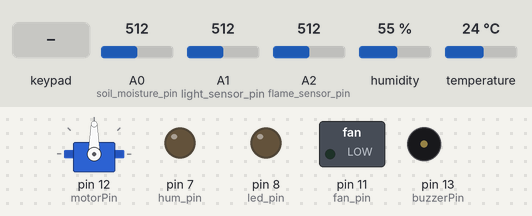
Bench run of a sketch on a simulated Arduino Uno, built with avr-gcc and run on an emulated ATmega328P. On the bench: servo, switched loads named in the sketch (green lamp = pin HIGH), output pins drawn as LEDs (lit = HIGH), buzzer (waves = sounding). The test bench sets the inputs (shaded band); at power-on: A0 (soil_moisture_pin) = 512, A1 (light_sensor_pin) = 512, A2 (flame_sensor_pin) = 512, humidity 55 %, temperature 24 °C. What the sketch prints to the serial monitor is not drawn.

Above: at 1.2 s.
1.3 s: keypad keys 5 4 3 2 D pressed 0.4 s apart
At 3.8 s:
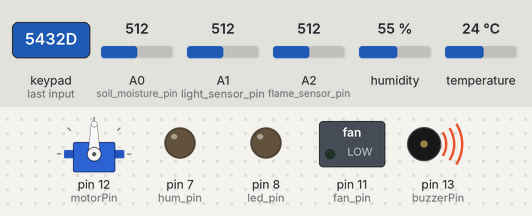
At 6.2 s:
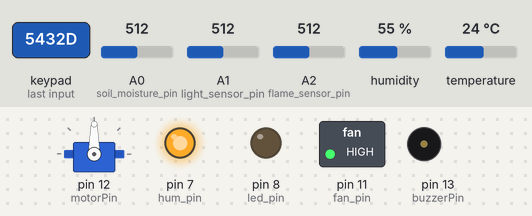
6.5 s: A0 (soil_moisture_pin) set to 503
16.5 s: A0 (soil_moisture_pin) set to 478
At 20.3 s:
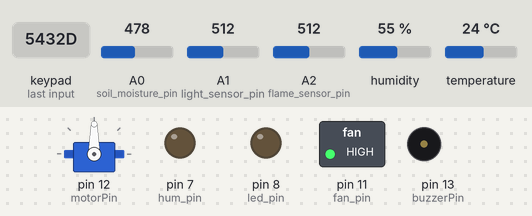
Timing chart, 0 to 21.8 s (numbered marks = the images above; inputs shaded):
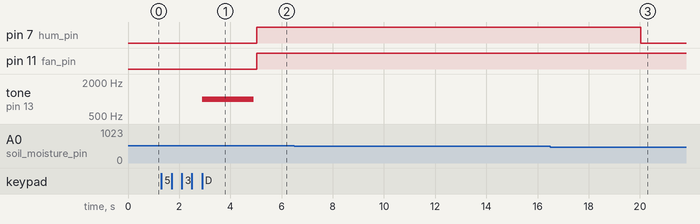

The sketch:

floor.ino
```cpp
#include <Keypad.h>

#include <Servo.h>
#include <SoftwareSerial.h>
#include "DHT.h"

// Keypad 설정
const byte ROWS = 4;
const byte COLS = 4;

char keys[ROWS][COLS] = {
  {'1','2','3','A'},
  {'4','5','6','B'},
  {'7','8','9','C'},
  {'*','0','#','D'}
};

byte rowPins[ROWS] = {5, 4, 3, 2}; // 행 핀들
byte colPins[COLS] = {A3, A2, A1, A0}; // 열 핀들

Keypad keypad = Keypad(makeKeymap(keys), rowPins, colPins, ROWS, COLS);

// DHT 설정
SoftwareSerial btSerial(9, 10);

#define DHTPIN 6
#define DHTTYPE DHT11
DHT dht(DHTPIN, DHTTYPE);

unsigned long currTime = 0;
unsigned long prevTime = 0;

// 서보 모터 및 부저 설정

const int motorPin = 12;
const int buzzerPin = 13;
Servo servoMotor;
bool motorMoved = false;

int hum_pin = 7;
int led_pin = 8;
int fan_pin = 11;

int soil_moisture_pin = A0;
int light_sensor_pin = A1;
int flame_sensor_pin = A2;

void setup() {
  Serial.begin(9600);
  btSerial.begin(9600);
  dht.begin();

  servoMotor.attach(motorPin);
  pinMode(buzzerPin, OUTPUT);
  pinMode(hum_pin, OUTPUT);
  pinMode(led_pin, OUTPUT);
  pinMode(fan_pin, OUTPUT);

  Serial.println("DHT Sensor and Keypad test!");
}

void loop() {

  int soil_moisture_value = map(analogRead(soil_moisture_pin), 550, 0, 0, 100);
  int light_sensor_value = map(analogRead(light_sensor_pin), 1023, 0, 0, 100);
  int flame_sensor_value = map(analogRead(flame_sensor_pin), 0, 1023, 0, 100);

  char key = keypad.getKey();

  if (key == '5') {
    if (checkPassword()) {
      moveMotor();
      btSerial.print("0");
      Serial.print("올바른 비밀번호 ");
    } else {
      buzz();
      btSerial.print("1");
      Serial.print("침입자 발생 ");
    }
  }

  currTime = millis();
  if (currTime - prevTime >= 5000) {
    prevTime = currTime;
    float h = dht.readHumidity();// 습도를 측정합니다.
    float t = dht.readTemperature();// 온도를 측정합니다.
    float f = dht.readTemperature(true);// 화씨 온도를 측정합니다.

    t = t+2;

    // 값 읽기에 오류가 있으면 오류를 출력합니다.
    if (isnan(h) || isnan(t) || isnan(f)) {
      Serial.println("Failed to read from DHT sensor!");
      return;
    }
    Serial.print("토양 습도 값: ");
    Serial.print(soil_moisture_value);
    Serial.print(" | 조도 센서 값: ");
    Serial.print(light_sensor_value);
    Serial.print(" | 불꽃 감지 센서 값: ");
    Serial.println(flame_sensor_value);

    digitalWrite(hum_pin, soil_moisture_value < 10 ? HIGH : LOW);
    digitalWrite(led_pin, light_sensor_value < 30 ? HIGH : LOW);
    digitalWrite(fan_pin, flame_sensor_value < 73 ? HIGH : LOW);

    String data1 = "Temperature: " + String(t) + " °C, Humidity: " + String(h) + " %";

    Serial.println(data1);
    //Serial.println(t);

    btSerial.println(t);
    //btSerial.println(t);
  }
}

bool checkPassword() {
  char password[] = "1111";
  char enteredPassword[5];

  Serial.println("Enter Password:");

  for (int i = 0; i < 4; ++i) {
    char key;
    do {
      key = keypad.getKey();
    } while (!key);

    enteredPassword[i] = key;
    Serial.print("*");
  }

  enteredPassword[4] = '\0';

  Serial.println();

  return strcmp(password, enteredPassword) == 0;
}

void moveMotor() {
  servoMotor.write(90);
  motorMoved = true;
  delay(2000);
  servoMotor.write(0);
  motorMoved = false;
}

void buzz() {
  if (!motorMoved) {
    tone(buzzerPin, 1000);
    delay(2000);
    noTone(buzzerPin);
  }
}
```

Measured:
- the behaviour switches between 496 and 495 on A0 (soil_moisture_pin) (found by bisection; images 2 and 3)
- after the input at 1.3 s, tone on pin 13 (buzzerPin): silent → 1000 Hz after 1.6 s, → silent 2.0 s later
- after the input at 6.5 s, every drawn part: stays the same
- after the input at 16.5 s, pin 7 (hum_pin): HIGH → LOW after 3.5 s
